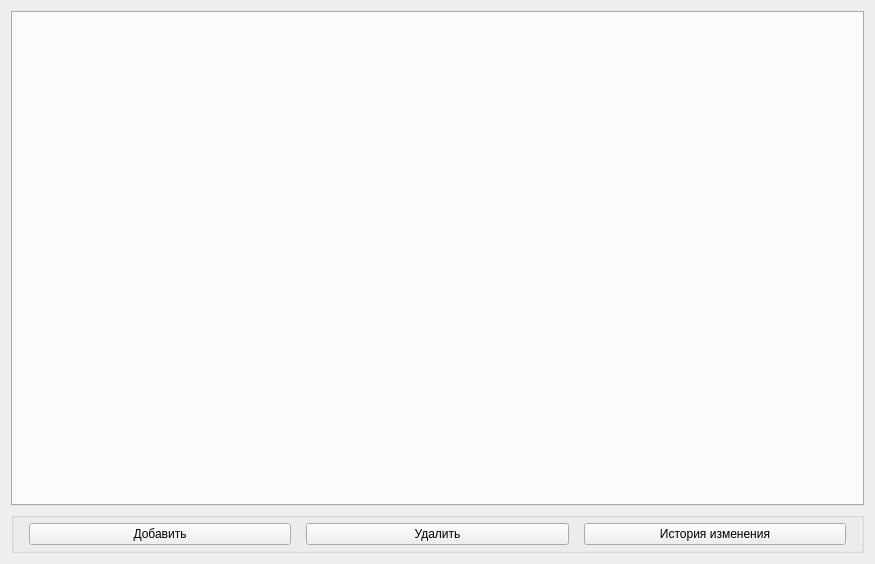
<?xml version="1.0" encoding="UTF-8"?>
<ui version="4.0">
 <class>central_widget</class>
 <widget class="QWidget" name="central_widget">
  <property name="geometry">
   <rect>
    <x>0</x>
    <y>0</y>
    <width>875</width>
    <height>564</height>
   </rect>
  </property>
  <property name="font">
   <font>
    <pointsize>9</pointsize>
   </font>
  </property>
  <property name="windowTitle">
   <string>Form</string>
  </property>
  <layout class="QGridLayout" name="gridLayout">
   <item row="1" column="0">
    <widget class="QGroupBox" name="groupBox">
     <property name="title">
      <string/>
     </property>
     <property name="flat">
      <bool>false</bool>
     </property>
     <property name="checkable">
      <bool>false</bool>
     </property>
     <property name="checked">
      <bool>false</bool>
     </property>
     <layout class="QHBoxLayout" name="horizontalLayout">
      <property name="spacing">
       <number>15</number>
      </property>
      <property name="leftMargin">
       <number>15</number>
      </property>
      <property name="topMargin">
       <number>5</number>
      </property>
      <property name="rightMargin">
       <number>15</number>
      </property>
      <property name="bottomMargin">
       <number>5</number>
      </property>
      <item>
       <widget class="QPushButton" name="add_button">
        <property name="font">
         <font>
          <pointsize>9</pointsize>
         </font>
        </property>
        <property name="text">
         <string>Добавить</string>
        </property>
       </widget>
      </item>
      <item>
       <widget class="QPushButton" name="delete_button">
        <property name="font">
         <font>
          <pointsize>9</pointsize>
         </font>
        </property>
        <property name="text">
         <string>Удалить</string>
        </property>
       </widget>
      </item>
      <item>
       <widget class="QPushButton" name="logs_button">
        <property name="text">
         <string>История изменения</string>
        </property>
       </widget>
      </item>
     </layout>
    </widget>
   </item>
   <item row="0" column="0">
    <widget class="QTabWidget" name="tab_widget">
     <property name="currentIndex">
      <number>-1</number>
     </property>
     <property name="movable">
      <bool>true</bool>
     </property>
    </widget>
   </item>
  </layout>
 </widget>
 <resources/>
 <connections>
  <connection>
   <sender>delete_button</sender>
   <signal>clicked()</signal>
   <receiver>central_widget</receiver>
   <slot>delete_tuple()</slot>
   <hints>
    <hint type="sourcelabel">
     <x>437</x>
     <y>486</y>
    </hint>
    <hint type="destinationlabel">
     <x>437</x>
     <y>258</y>
    </hint>
   </hints>
  </connection>
  <connection>
   <sender>logs_button</sender>
   <signal>clicked()</signal>
   <receiver>central_widget</receiver>
   <slot>get_logs_dialog()</slot>
   <hints>
    <hint type="sourcelabel">
     <x>715</x>
     <y>532</y>
    </hint>
    <hint type="destinationlabel">
     <x>437</x>
     <y>281</y>
    </hint>
   </hints>
  </connection>
 </connections>
 <slots>
  <slot>delete_tuple()</slot>
  <slot>get_logs_dialog()</slot>
 </slots>
</ui>
